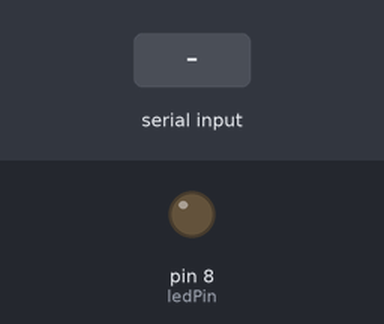
Recording of a sketch running on a simulated Arduino Uno, built with avr-gcc and run on an emulated ATmega328P. Shown: output pins drawn as LEDs (lit = HIGH). Inputs (shaded band) come from the test bench.

Above: at 1.2 s.
1.3 s: "1" received over the second serial link
At 2.5 s:
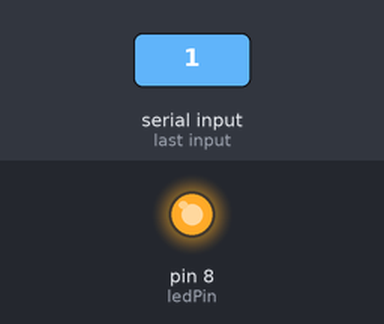
2.8 s: "0" received over the second serial link
At 3.7 s:
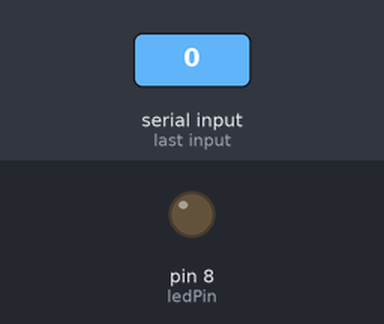
Timing chart, 0 to 5.8 s (numbered marks = the images above; inputs shaded):
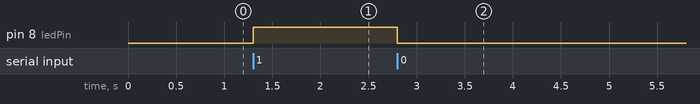

Measured:
- after the input at 1.3 s, pin 8 (ledPin): LOW → HIGH at once
- after the input at 2.8 s, pin 8 (ledPin): HIGH → LOW at once

The sketch:

adv_3-3.ino
```cpp
#include <SoftwareSerial.h>

// 定義軟體序列埠：RX 接 Pin 10，TX 接 Pin 11
SoftwareSerial BTSerial(10, 11);

const int ledPin = 8; // 或 13

void setup() {
  pinMode(ledPin, OUTPUT);
  BTSerial.begin(9600); // HC-05 預設傳輸鮑率為 9600
}

void loop() {
  if (BTSerial.available() > 0) {
    char cmd = BTSerial.read();
    if (cmd == '1') {
      digitalWrite(ledPin, HIGH);
    } else if (cmd == '0') {
      digitalWrite(ledPin, LOW);
    }
  }
}
```
